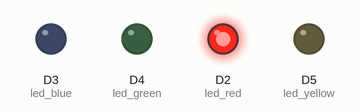
The sketch below on a simulated ESP8266 (NodeMCU). Shown: output pins drawn as LEDs (lit = HIGH).

Above: at 0.5 s.
At 1.5 s:
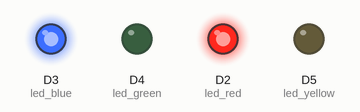
At 2.5 s:
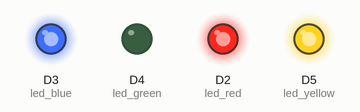
At 3.5 s:
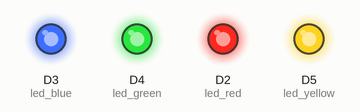
At 4.5 s:
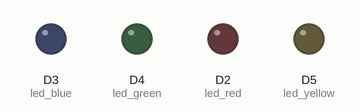
Timing chart, 0 to 6.5 s (numbered marks = the images above):
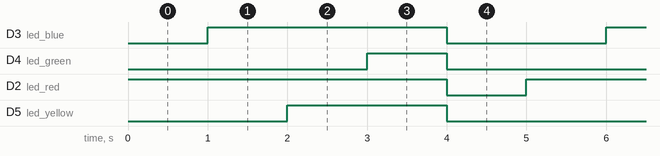

The sketch:

04._led_order_blink.ino
```cpp
/******************************************************************************************
 * FileName     : 04._led_order_blink
 * Description  : LED를 순차적으로 켰다 한 번에 꺼보기
 * Author       : 이인정
 * Created Date : 2021.05.28
 * Reference    :
 * Modified     : 2021.06.02 : LIJ : 헤더 수정
 * Modified     : 2021.12.16 : LEH : 소스 크린징
******************************************************************************************/

int led_red        = D2;            // 빨강 LED
int led_blue       = D3;            // 파랑 LED
int led_green      = D4;            // 초록 LED
int led_yellow     = D5;            // 노랑 LED


void setup() {
  pinMode(led_red, OUTPUT);         // 핀 모드 설정
  pinMode(led_blue, OUTPUT);        // 핀 모드 설정
  pinMode(led_green, OUTPUT);       // 핀 모드 설정
  pinMode(led_yellow, OUTPUT);      // 핀 모드 설정
}


void loop() {
  digitalWrite(led_red, HIGH);      // 빨강 LED 켜기
  delay(1000);                      // 1초기다리기

  digitalWrite(led_blue, HIGH);     // 파랑 LED 켜기
  delay(1000);                      // 1초기다리기

  digitalWrite(led_yellow, HIGH);   // 노랑 LED 켜기
  delay(1000);                      // 1초기다리기

  digitalWrite(led_green, HIGH);    // 초록 LED 켜기
  delay(1000);                      // 1초기다리기

  digitalWrite(led_red,LOW);        // 빨강 LED 끄기
  digitalWrite(led_blue,LOW);       // 파랑 LED 끄기
  digitalWrite(led_yellow,LOW);     // 노랑 LED 끄기
  digitalWrite(led_green,LOW);      // 초록 LED 끄기
  delay(1000);                      // 1초기다리기
}

//=========================================================================================
//
// (주)한국공학기술연구원 http://et.ketri.re.kr
//
//=========================================================================================
```

Measured:
- by itself, D3 (led_blue): alternates HIGH for 3.0 s and LOW for 2.0 s
- by itself, D4 (led_green): alternates HIGH for 1.0 s and LOW for 4.0 s
- by itself, D2 (led_red): alternates HIGH for 4.0 s and LOW for 1.0 s
- by itself, D5 (led_yellow): alternates HIGH for 2.0 s and LOW for 3.0 s
